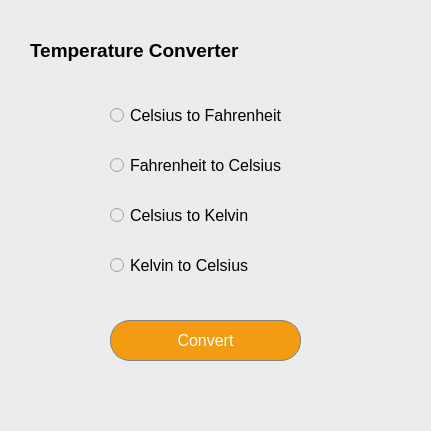
   <widget class="QWidget" name="widget_thermo" native="true">
    <property name="enabled">
     <bool>true</bool>
    </property>
    <property name="geometry">
     <rect>
      <x>20</x>
      <y>140</y>
      <width>431</width>
      <height>431</height>
     </rect>
    </property>
    <property name="autoFillBackground">
     <bool>false</bool>
    </property>
    <property name="styleSheet">
     <string notr="true">QWidget {
  background-color: rgb(234, 236, 238);
  
}</string>
    </property>
    <widget class="QRadioButton" name="radio_ctof">
     <property name="geometry">
      <rect>
       <x>110</x>
       <y>100</y>
       <width>221</width>
       <height>31</height>
      </rect>
     </property>
     <property name="font">
      <font>
       <pointsize>12</pointsize>
      </font>
     </property>
     <property name="text">
      <string>Celsius to Fahrenheit</string>
     </property>
    </widget>
    <widget class="QRadioButton" name="radio_ftoc">
     <property name="geometry">
      <rect>
       <x>110</x>
       <y>150</y>
       <width>221</width>
       <height>31</height>
      </rect>
     </property>
     <property name="font">
      <font>
       <pointsize>12</pointsize>
      </font>
     </property>
     <property name="text">
      <string>Fahrenheit to Celsius</string>
     </property>
    </widget>
    <widget class="QRadioButton" name="radio_ctok">
     <property name="geometry">
      <rect>
       <x>110</x>
       <y>200</y>
       <width>221</width>
       <height>31</height>
      </rect>
     </property>
     <property name="font">
      <font>
       <pointsize>12</pointsize>
      </font>
     </property>
     <property name="text">
      <string>Celsius to Kelvin</string>
     </property>
    </widget>
    <widget class="QRadioButton" name="radioktoc">
     <property name="geometry">
      <rect>
       <x>110</x>
       <y>250</y>
       <width>221</width>
       <height>31</height>
      </rect>
     </property>
     <property name="font">
      <font>
       <pointsize>12</pointsize>
      </font>
     </property>
     <property name="text">
      <string>Kelvin to Celsius</string>
     </property>
    </widget>
    <widget class="QLabel" name="label_2">
     <property name="geometry">
      <rect>
       <x>30</x>
       <y>30</y>
       <width>331</width>
       <height>41</height>
      </rect>
     </property>
     <property name="font">
      <font>
       <pointsize>14</pointsize>
       <weight>75</weight>
       <bold>true</bold>
      </font>
     </property>
     <property name="text">
      <string>Temperature Converter</string>
     </property>
    </widget>
    <widget class="QPushButton" name="btn_converte">
     <property name="geometry">
      <rect>
       <x>110</x>
       <y>320</y>
       <width>191</width>
       <height>41</height>
      </rect>
     </property>
     <property name="font">
      <font>
       <pointsize>12</pointsize>
       <weight>50</weight>
       <bold>false</bold>
      </font>
     </property>
     <property name="styleSheet">
      <string notr="true">QPushButton {
  background-color: rgb(243, 156, 18);
  color: white; 
  border: 1px solid gray;
  border-radius: 20px;
}

QPushButton:pressed {
    background-color: qlineargradient(x1: 0, y1: 0, x2: 0, y2: 1,
                                      stop: 0 #FF7832, stop: 1 #FF9739);
}

QPushButton:hover {
     background-color: #D68910;
}</string>
     </property>
     <property name="text">
      <string>Convert</string>
     </property>
    </widget>
   </widget>
